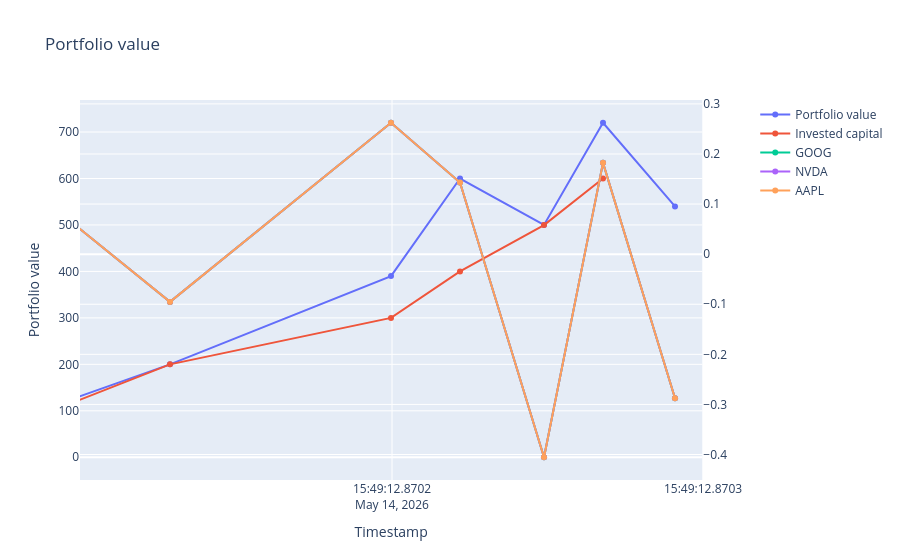

Source (notebook cell):
### Code cell
backtest = Backtest(verbose=True)
t_init = datetime.now()
t0 = datetime.now()
backtest.buy_at_market(100, 1, t0, "AAPL")
t1 = datetime.now()
backtest.buy_at_market(100, 1, t1, "AAPL")
t2 = datetime.now()
backtest.buy_at_market(100, 1, t2, "GOOG")
t3 = datetime.now()
backtest.buy_at_market(100, 1, t3, "GOOG")
t4 = datetime.now()
backtest.buy_at_market(100, 1, t4, "NVDA")
t5 = datetime.now()
backtest.buy_at_market(100, 1, t5, "GOOG")
t6 = datetime.now()

print(backtest.historical_positions.held_volume)
print(backtest.historical_positions.held_volume_by_ticker)
assets = [
    {
        "timestamp": t_init,
        "AAPL": 100,
        "GOOG": 100,
        "NVDA": 100,
    },
    {
        "timestamp": t0,
        "AAPL": 110,
        "GOOG": 110,
        "NVDA": 110,
    },
    {
        "timestamp": t1,
        "AAPL": 100,
        "GOOG": 100,
        "NVDA": 100,
    },
    {
        "timestamp": t2,
        "AAPL": 130,
        "GOOG": 130,
        "NVDA": 130,
    },
    {
        "timestamp": t3,
        "AAPL": 150,
        "GOOG": 150,
        "NVDA": 150,
    },
    {
        "timestamp": t4,
        "AAPL": 100,
        "GOOG": 100,
        "NVDA": 100,
    },
    {
        "timestamp": t5,
        "AAPL": 120,
        "GOOG": 120,
        "NVDA": 120,
    },
    {
        "timestamp": t6,
        "AAPL": 90,
        "GOOG": 90,
        "NVDA": 90,
    }
]
pf_value = backtest.portfolio_value(assets)
print("Portfolio value over time:")
print(pf_value)
print(f"Number of timepoints: {len(pf_value)}")

print("Invested capital over time:")
print(backtest.historical_positions.invested_capital)

backtest.plot_porfolio_value(assets)

### Figure 1 — Plotly figure (JSON) as saved in the notebook; plotly's stock layout.template omitted (floating-point values rounded to 4 significant figures)
{"data": [{"name": "Portfolio value", "type": "scatter", "x": ["2026-05-14T15:49:12.870079", "2026-05-14T15:49:12.870091", "2026-05-14T15:49:12.870129", "2026-05-14T15:49:12.870200", "2026-05-14T15:49:12.870222", "2026-05-14T15:49:12.870249", "2026-05-14T15:49:12.870268", "2026-05-14T15:49:12.870291"], "y": [0, 110, 200, 390, 600, 500, 720, 540], "yaxis": "y"}, {"name": "Invested capital", "type": "scatter", "x": ["2026-05-14T15:49:12.870091", "2026-05-14T15:49:12.870129", "2026-05-14T15:49:12.870200", "2026-05-14T15:49:12.870222", "2026-05-14T15:49:12.870249", "2026-05-14T15:49:12.870268"], "y": [99.99, 199.9, 300.0, 399.9, 499.8, 599.9], "yaxis": "y"}, {"name": "GOOG", "type": "scatter", "x": ["2026-05-14T15:49:12.870091", "2026-05-14T15:49:12.870129", "2026-05-14T15:49:12.870200", "2026-05-14T15:49:12.870222", "2026-05-14T15:49:12.870249", "2026-05-14T15:49:12.870268", "2026-05-14T15:49:12.870291"], "y": [0.09531, -0.09531, 0.2624, 0.1431, -0.4055, 0.1823, -0.2877], "yaxis": "y2"}, {"name": "NVDA", "type": "scatter", "x": ["2026-05-14T15:49:12.870091", "2026-05-14T15:49:12.870129", "2026-05-14T15:49:12.870200", "2026-05-14T15:49:12.870222", "2026-05-14T15:49:12.870249", "2026-05-14T15:49:12.870268", "2026-05-14T15:49:12.870291"], "y": [0.09531, -0.09531, 0.2624, 0.1431, -0.4055, 0.1823, -0.2877], "yaxis": "y2"}, {"name": "AAPL", "type": "scatter", "x": ["2026-05-14T15:49:12.870091", "2026-05-14T15:49:12.870129", "2026-05-14T15:49:12.870200", "2026-05-14T15:49:12.870222", "2026-05-14T15:49:12.870249", "2026-05-14T15:49:12.870268", "2026-05-14T15:49:12.870291"], "y": [0.09531, -0.09531, 0.2624, 0.1431, -0.4055, 0.1823, -0.2877], "yaxis": "y2"}], "layout": {"title": {"text": "Portfolio value"}, "xaxis": {"anchor": "y", "domain": [0, 0.94], "title": {"text": "Timestamp"}}, "yaxis": {"anchor": "x", "domain": [0, 1], "title": {"text": "Portfolio value"}}, "yaxis2": {"anchor": "x", "overlaying": "y", "side": "right"}}}
